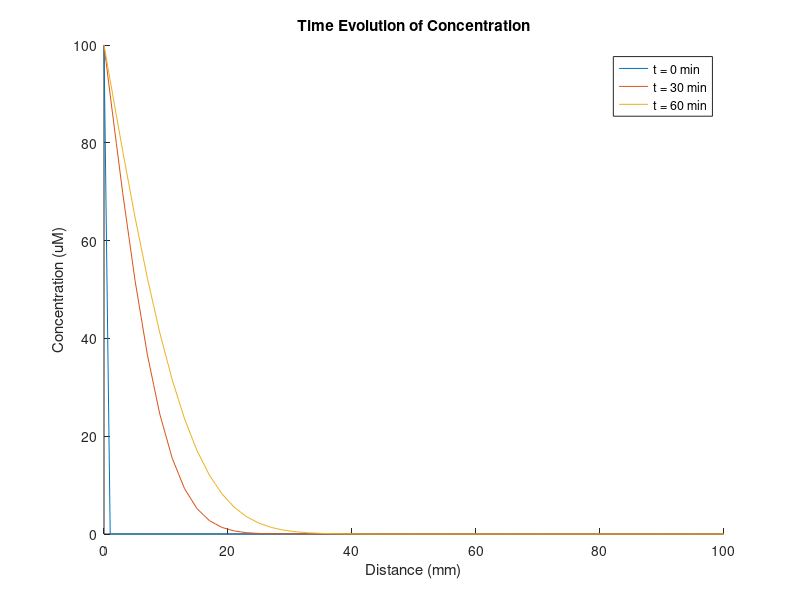
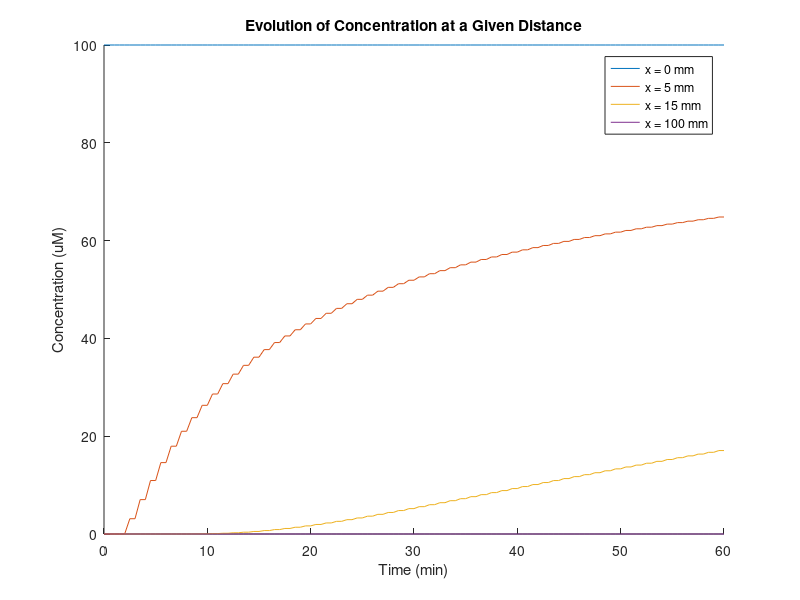

The MATLAB script that drew these images, in order:
%Rohan Vemu, BE310, Synthetic Biology Problem Set
%Modeling 1D Fick's Second Law via Finite Difference Approximation 
%% Defining Parameters
L = 100; %in mm
T = 60; %in minutes
D = 1; % in mm^2/min
IC_reservoir = 100; % in uM
%% Defining the Geometry
n = 101; % number of grid points
dx = L/(n-1); %setting a dx
distance = [0:dx:L]; %distance vector incremented by dx
%% Discretization of Time
stability_factor = 0.5; % must be <= 0.5 for FTCS to converge to correct solution
dt = stability_factor*(dx^2)/D; % dt that fulfills the stability criterion
time = [0:dt:T]; % time vector incremented by dt
r = D*dt/(dx^2); % r term in the Finite Difference Equation
%% Specifying Initial/Boundary Conditions
diff_store = zeros(length(time), n); %matrix to store evolving concentrations
diff_store(:, 1) = IC_reservoir; %setting the initial conditions
diff_store(:, end) = 0; %setting the BC
%% Solving the Diffusion Equation 1D
for i = 1:(length(time)-1) %need to exclude first/last element since j-1, j+1, does not exist for those
    for j = 2:(n-1)
        %perform finite difference approximation
        diff_store(i+1, j) = diff_store(i, j) + r*(diff_store(i, j+1) + diff_store(i, j-1) - 2*diff_store(i, j));
    end   
end
%% Plotting the Distance/Time Evolution of the System
%plots of concentration versus distance
thirty_min_ind = (length(time) + 1) / 2; %find index corresponding to 30 min
figure(1)
hold on 
plot(distance, diff_store(1, :))
plot(distance, diff_store(thirty_min_ind, :))
plot(distance, diff_store(end, :))
%standard plotting commands and labeling
xlabel("Distance (mm)")
ylabel("Concentration (uM)")
title("Time Evolution of Concentration")
legend('t = 0 min', 't = 30 min', 't = 60 min')

%plots of concentration versus time
figure(2)
hold on 
plot(time, diff_store(:, 0+1)) %array is constructed such that time and index are 1:1
plot(time, diff_store(:, 5+1))
plot(time, diff_store(:, 15+1))
plot(time, diff_store(:, 100+1))
%standard plotting commands and labeling
xlabel("Time (min)")
ylabel("Concentration (uM)")
title("Evolution of Concentration at a Given Distance")
legend('x = 0 mm', 'x = 5 mm', 'x = 15 mm', 'x = 100 mm')